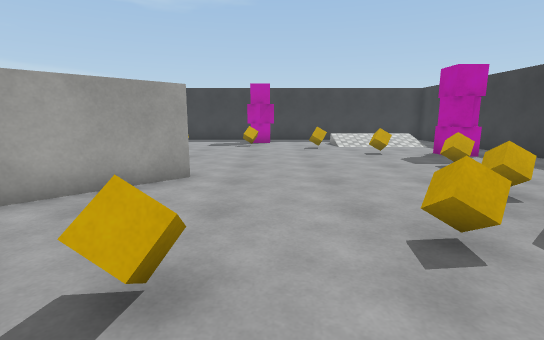
View 1 (above)

17 first-person views from a walk through a Unity game level. The camera is 1.3 m above the floor, tilts 10° down and sees 85° across. The floor is counted in squares, 1 m on a side. Each view is taken from the middle of a square. On the plan, view 1 faces up. The plan holds only what a view shows up to about 14 squares ahead; the rest is blank. The player is left out. Surface patterns are stand-ins for the level's own textures.

View 2
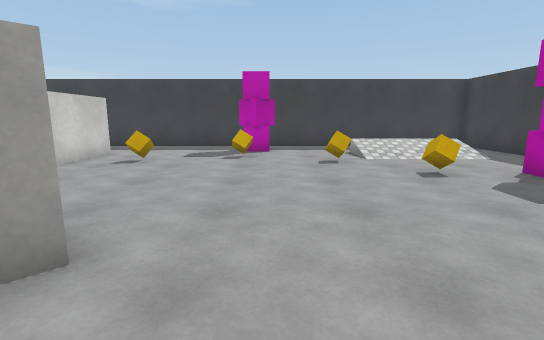

View 3
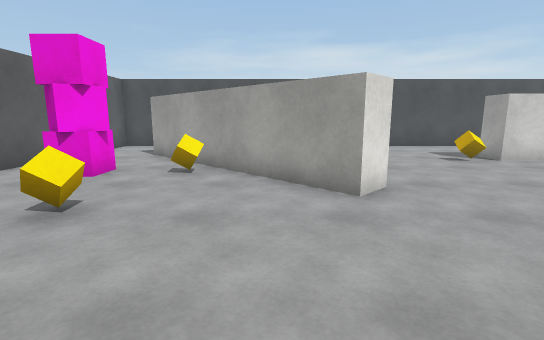

View 4
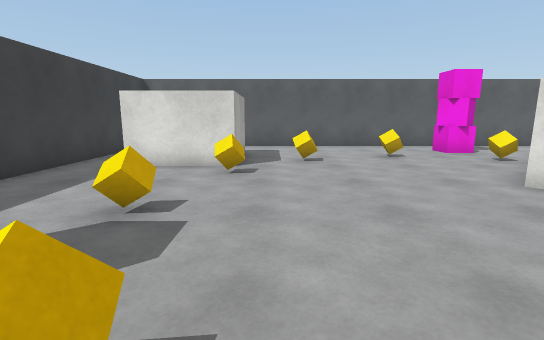

View 5
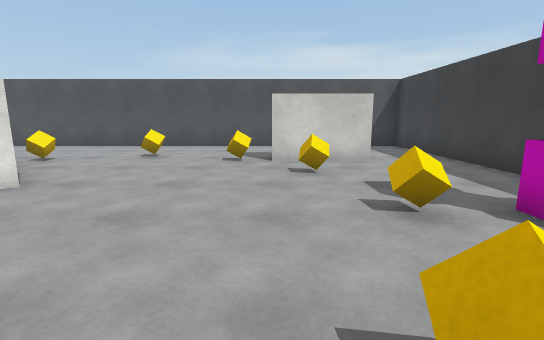

View 6
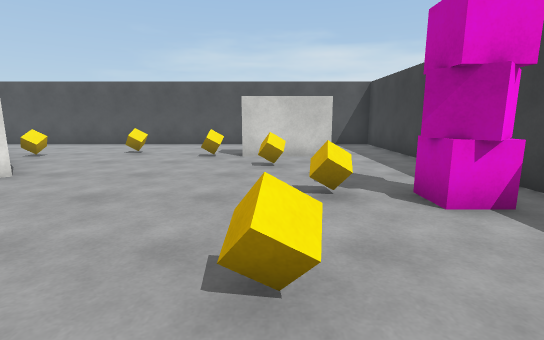

View 7
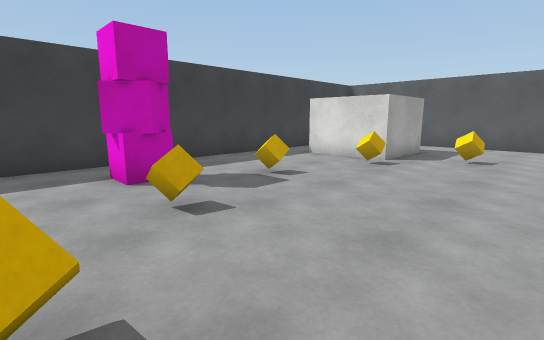

View 8
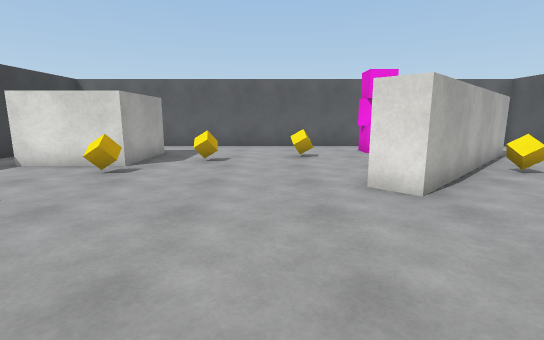

View 9
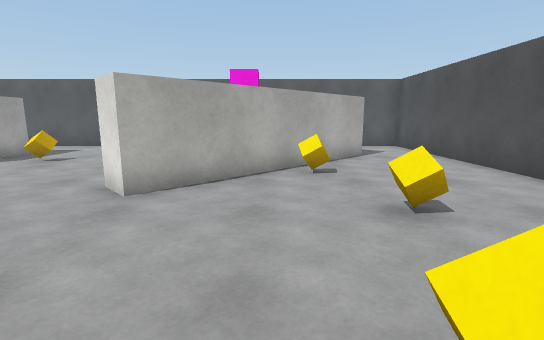

View 10
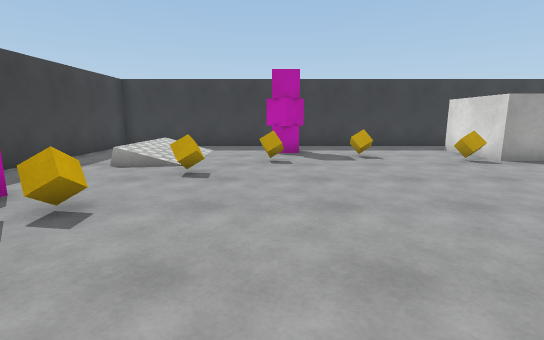

View 11
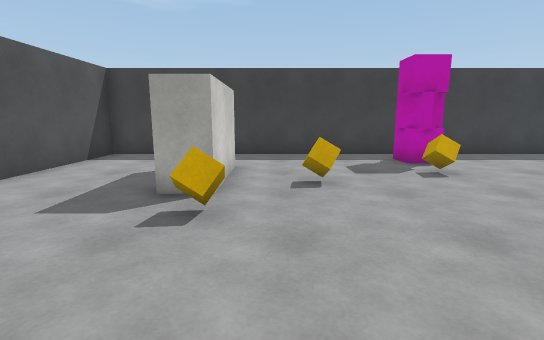

View 12
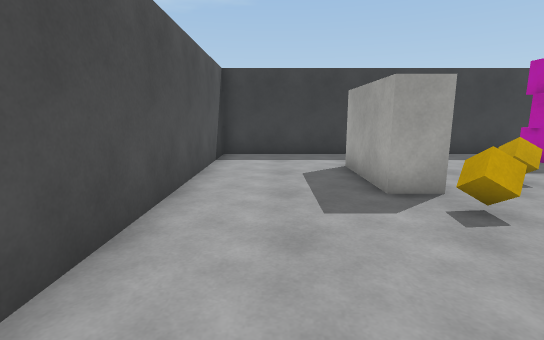

View 13
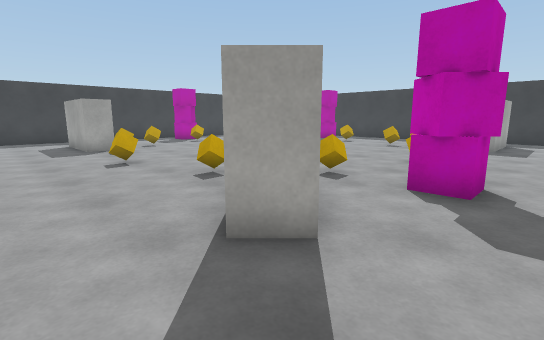

View 14
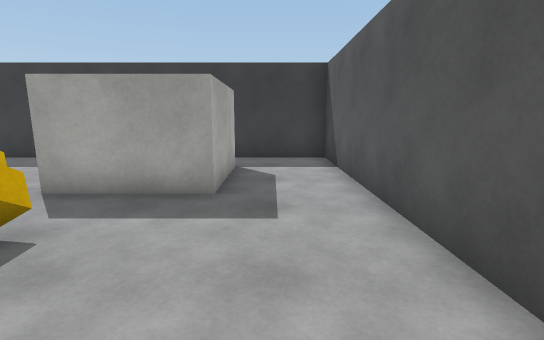

View 15
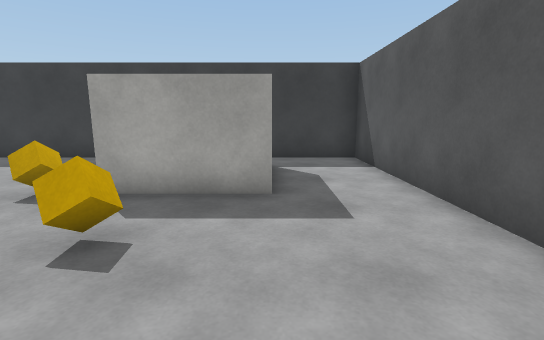

View 16
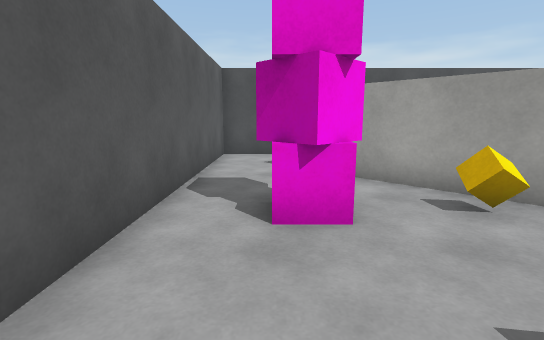

View 17
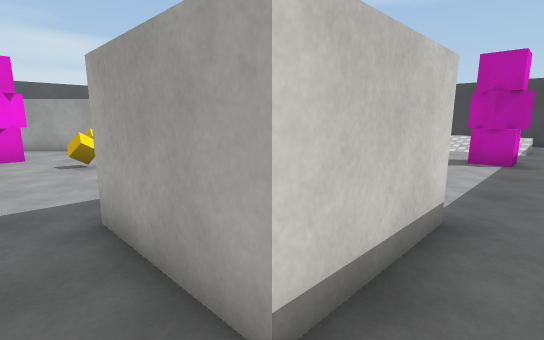

### Floor plan
Key: @ floor where view 1 was taken; # wall or solid block; x gap in a wall; . floor; / step, stairs or slope; C cube; P pink cube.
Columns run from 11 left of view 1 to 9 right of it. Each row starts with its distance up from view 1.
 18 #####################
 17 #..........x........#
 16 #.........PP........#
 15 #...##......../////.#
 14 #...##....C.../////.#
 13 #...##.C.....C......#
 12 #...##..............#
 11 #....C.........C.PP.#
 10 #................PP.#
  9 #...................#
  8 #...C...........C...#
  7 #.......##..........#
  6 #......###..........#
  5 #....C###......C....#
  4 #....###.......####.#
  3 #...###C.....C.#  #.#
  2 #..###....C....#  #.#
  1 #..##..P.......####.#
  0 #......P...@........#
 -1 #...................#
 -2 #####################

Where each view was taken, in squares from view 1:
view 1: 0 up, 0 right, facing up
view 2: 4 up, 0 right, facing up
view 3: 5 up, 3 right, facing left
view 4: 12 up, 3 right, facing down
view 5: 12 up, 3 right, facing left
view 6: 13 up, 4 right, facing left
view 7: 13 up, 0 right, facing down-right
view 8: 12 up, 0 right, facing down
view 9: 12 up, 5 left, facing down
view 10: 11 up, 5 left, facing right
view 11: 7 up, 5 left, facing up
view 12: 7 up, 9 left, facing up
view 13: 1 down, 10 left, facing up-right
view 14: 0 up, 1 left, facing right
view 15: 1 up, 1 left, facing right
view 16: 0 up, 0 right, facing left
view 17: 0 up, 8 right, facing up-left
